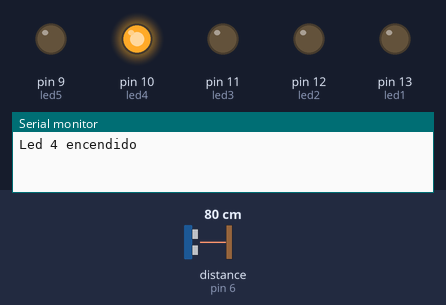
Recording of a sketch running on a simulated Arduino Uno, built with avr-gcc and run on an emulated ATmega328P. Shown: output pins drawn as LEDs (lit = HIGH), the last lines printed to the serial monitor. Wiring (inferred from the names in the program): ultrasonic range finder: trigger pin 4; echo pin 6. Inputs (shaded band) come from the test bench; at power-on: distance to the obstacle (sensor on pin 6) 80 cm. The echo pulse lasts 58.3 µs per cm; pins used as bus, display or sensor lines are not drawn.

Above: at 2.2 s.
2.3 s: distance to the obstacle (sensor on pin 6) set to 65 cm
3.8 s: distance to the obstacle (sensor on pin 6) set to 55 cm
At 5.0 s:
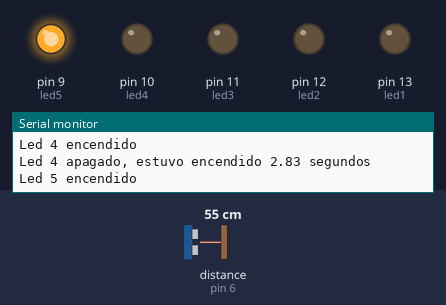
5.3 s: distance to the obstacle (sensor on pin 6) set to 250 cm
At 6.4 s:
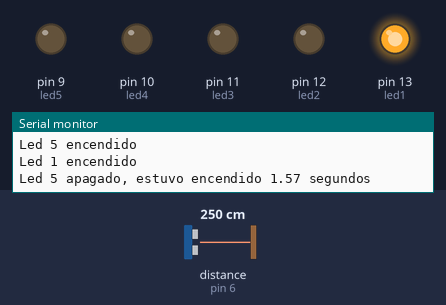
6.9 s: distance to the obstacle (sensor on pin 6) set to 243 cm
8.4 s: distance to the obstacle (sensor on pin 6) set to 234 cm
At 8.9 s:
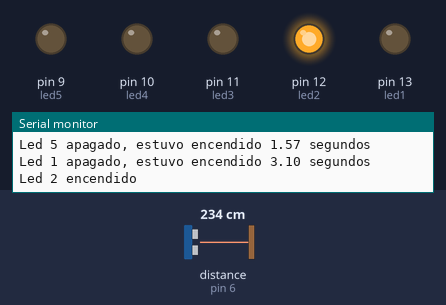
10.0 s: distance to the obstacle (sensor on pin 6) set to 186 cm
11.5 s: distance to the obstacle (sensor on pin 6) set to 177 cm
At 12.8 s:
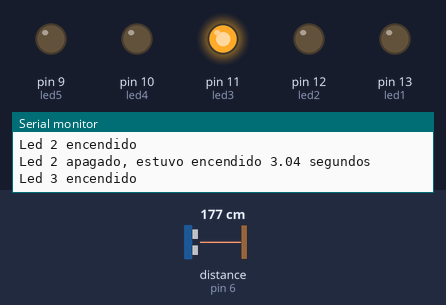
Timing chart, 0 to 14.0 s (numbered marks = the images above; inputs shaded):
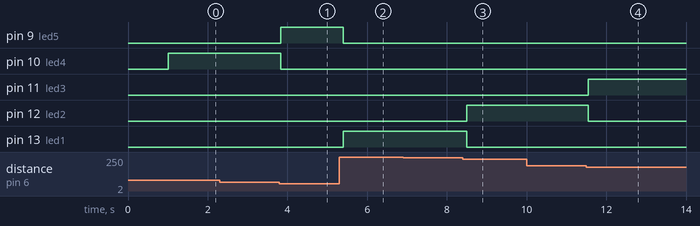

Measured:
- the behaviour switches between 61 and 60 cm on distance to the obstacle (sensor on pin 6) (found by bisection; images 0 and 1)
- the behaviour switches between 240 and 239 cm on distance to the obstacle (sensor on pin 6) (found by bisection; images 2 and 3)
- the behaviour switches between 181 and 180 cm on distance to the obstacle (sensor on pin 6) (found by bisection; images 3 and 4)
- after the input at 2.3 s, every drawn part: stays the same
- after the input at 3.8 s, pin 9 (led5): LOW → HIGH at once; pin 10 (led4): HIGH → LOW at once
- after the input at 5.3 s, pin 9 (led5): HIGH → LOW after 0.10 s; pin 13 (led1): LOW → HIGH after 0.10 s
- after the input at 6.9 s, every drawn part: stays the same
- after the input at 8.4 s, pin 12 (led2): LOW → HIGH after 0.10 s; pin 13 (led1): HIGH → LOW after 0.10 s
- after the input at 10.0 s, every drawn part: stays the same
- after the input at 11.5 s, pin 11 (led3): LOW → HIGH after 0.05 s; pin 12 (led2): HIGH → LOW after 0.05 s

The sketch:

prototipo_luces_pasillo1.ino
```cpp
//Declaración de pines
int pingPin = 6;  // pin connected to Echo Pin in the ultrasonic distance sensor
int trigPin  = 4; // pin connected to trig Pin in the ultrasonic distance sensor
int led1 = 13;
int led2 = 12;
int led3 = 11;
int led4 = 10;
int led5 = 9;
//Variable para determinar el cambio de encendido/apagado
bool led1c = true;
bool led2c = true;
bool led3c = true;
bool led4c = true;
bool led5c = true;
//Variables para calcular los tiempos de encendido
unsigned long l1i = 0;
unsigned long l1f = 0;
unsigned long l2i = 0;
unsigned long l2f = 0;
unsigned long l3i = 0;
unsigned long l3f = 0;
unsigned long l4i = 0;
unsigned long l4f = 0;
unsigned long l5i = 0;
unsigned long l5f = 0;
//Variables del tiempo de encendido de un led
float t1 = 0;
float t2 = 0;
float t3 = 0;
float t4 = 0;
float t5 = 0;

//Declaración del serial y uso de pines
void setup()
{
   Serial.begin(3600);
   pinMode(pingPin, INPUT); //Set the connection pin output mode Echo pin
   pinMode(trigPin, OUTPUT);//Set the connection pin output mode trog pin
   pinMode(led1, OUTPUT);
   pinMode(led2, OUTPUT);
   pinMode(led3, OUTPUT);
   pinMode(led4, OUTPUT);
   pinMode(led5, OUTPUT);
   delay(1000);             //delay 1000ms
}

/*Función loop en la que se corre el Arduino donde se
verificarán las distancias y determinará si un le debe estar
apagado o encendido*/
void loop()
{
   int cm = ping(pingPin);
   //Serial.println(String(cm) + " cm.");
   //Distancia en la que prenderá cada led
   int Limite1 = 300;
   int Limite2 = 240;
   int Limite3 = 180;
   int Limite4 = 120;
   int Limite5 = 60;

  //LED1
  if ( cm > Limite2 && cm <= Limite1){
       //Se enciende el led y se imprime en el serial
       digitalWrite ( led1 , HIGH) ;
  	   if(led1c == true){
         led1c = false;
         l1i = millis();
         Serial.print("Led 1 encendido \n");
       }
  }
  else{
       //Se apaga el led y se imprime el tiempo encendido en el serial
       digitalWrite( led1 , LOW) ;
       if(led1c == false){
         led1c = true;
         l1f = millis();
         t1 = (l1f-l1i)/1000.0f;
         Serial.print("Led 1 apagado, estuvo encendido ");
         Serial.print(t1);
         Serial.print(" segundos \n");
       }
  }
  //LED2
  if ( cm > Limite3 && cm <= Limite2){
       //Se enciende el led y se imprime en el serial
       digitalWrite ( led2 , HIGH);
       if(led2c == true){
         led2c = false;
         l2i = millis();
         Serial.print("Led 2 encendido \n");
       }
  }
  else{
       //Se apaga el led y se imprime el tiempo encendido en el serial
       digitalWrite( led2 , LOW);
       if(led2c == false){
         led2c = true;
         l2f = millis();
         t2 = (l2f-l2i)/1000.0f;
         Serial.print("Led 2 apagado, estuvo encendido ");
         Serial.print(t2);
         Serial.print(" segundos \n");
       }
  }
  //LED3
  if ( cm > Limite4 && cm <= Limite3){
       //Se enciende el led y se imprime en el serial
       digitalWrite ( led3 , HIGH) ;
       if(led3c == true){
         led3c = false;
         l3i = millis();
         Serial.print("Led 3 encendido \n");
       }
  }
  else{
       //Se apaga el led y se imprime el tiempo encendido en el serial
       digitalWrite( led3 , LOW) ;
       if(led3c == false){
         led3c = true;
         l3f = millis();
         t3 = (l3f-l3i)/1000.0f;
         Serial.print("Led 3 apagado, estuvo encendido ");
         Serial.print(t3);
         Serial.print(" segundos \n");
       }
  }
  //LED4
  if ( cm > Limite5 && cm <= Limite4){
       //Se enciende el led y se imprime en el serial
       digitalWrite ( led4 , HIGH) ;
       if(led4c == true){
         led4c = false;
         l4i = millis();
         Serial.print("Led 4 encendido \n");
       }
  }
  else{
       //Se apaga el led y se imprime el tiempo encendido en el serial
       digitalWrite( led4 , LOW) ;
       if(led4c == false){
         led4c = true;
         l4f = millis();
         t4 = (l4f-l4i)/1000.0f;
         Serial.print("Led 4 apagado, estuvo encendido ");
         Serial.print(t4);
         Serial.print(" segundos \n");
       }
  }
  //LED5
  if ( cm <= Limite5){
       //Se enciende el led y se imprime en el serial
       digitalWrite ( led5 , HIGH) ;
       if(led5c == true){
         led5c = false;
         l5i = millis();
         Serial.print("Led 5 encendido \n");
       }
  }
  else {
       //Se apaga el led y se imprime el tiempo encendido en el serial
       digitalWrite( led5 , LOW) ;
       if(led5c == false){
         led5c = true;
         l5f = millis();
         t5 = (l5f-l5i)/1000.0f;
         Serial.print("Led 5 apagado, estuvo encendido ");
         Serial.print(t5);
         Serial.print(" segundos \n");
       }
   }
   delay(100);
}

//Función para calcular distancia del sensor ultrasónico
int ping(int pingPin)
{
   // establish variables for duration of the ping,
   // and the distance result in inches and centimeters:
   long duration, cm;
   // The PING))) is triggered by a HIGH pulse of 2 or more microseconds.
   // Give a short LOW pulse beforehand to ensure a clean HIGH pulse:
   pinMode(trigPin, OUTPUT);
   digitalWrite(trigPin, LOW);
   delayMicroseconds(2);
   digitalWrite(trigPin, HIGH);
   delayMicroseconds(5);
   digitalWrite(trigPin, LOW);

   pinMode(pingPin, INPUT);
   duration = pulseIn(pingPin, HIGH);

   // convert the time into a distance
   cm = microsecondsToCentimeters(duration);
   return cm ;
}

long microsecondsToCentimeters(long microseconds)
{
   // The speed of sound is 340 m/s or 29 microseconds per centimeter.
   // The ping travels out and back, so to find the distance of the
   // object we take half of the distance travelled.
   return microseconds / 29 / 2;
} 
```
